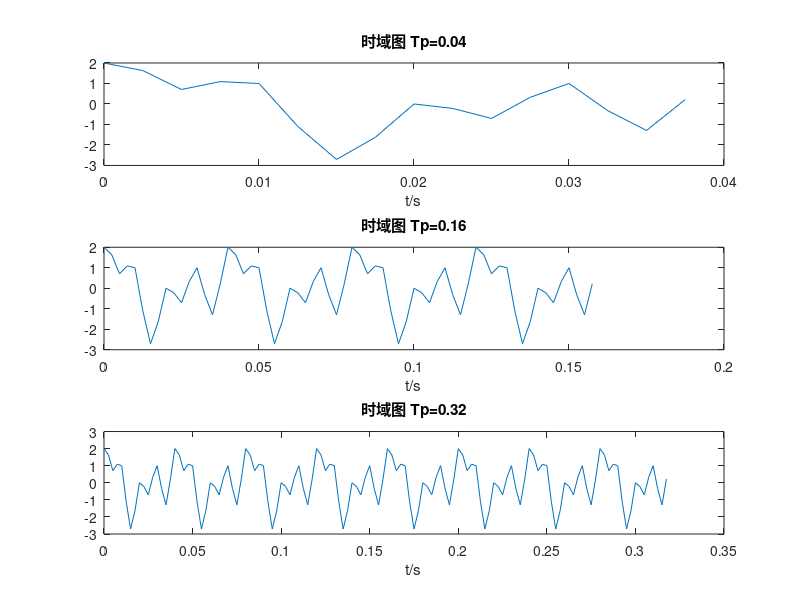
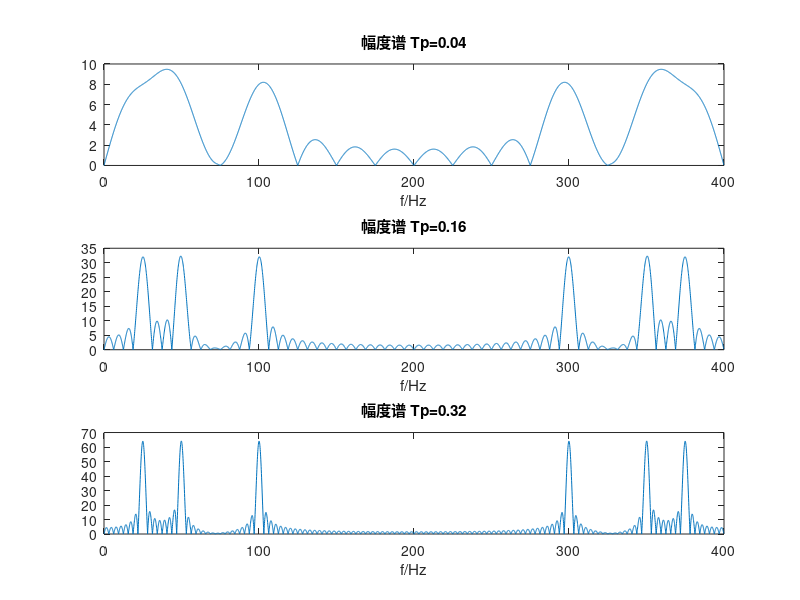
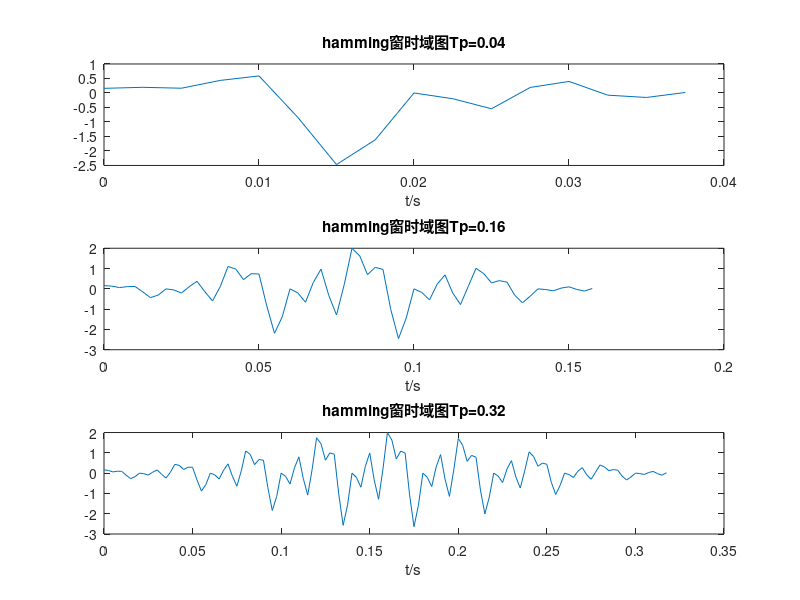
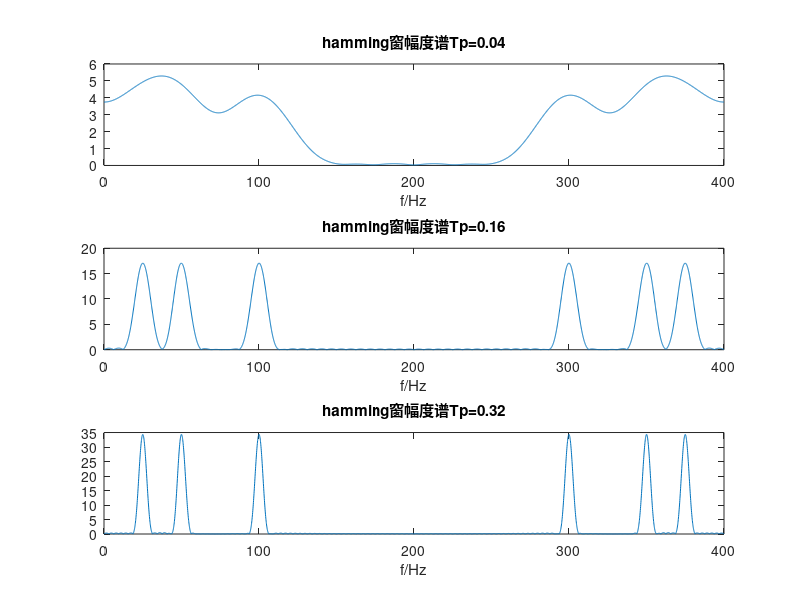

The MATLAB script that drew these images, in order:
fs = 400;
T = 1/fs;
L = 4096;

for i = 1:3
    if i ~= 1
        Tp = 0.04*(2^i);
    else
        Tp = 0.04;
    end
    N = Tp/T;t = (0:N-1)*T;
    x = cos(50*pi*t) + sin(100*pi*t) + cos(200*pi*t);
    X = fft(x, L);
    figure(1);subplot(3,1,i);plot(t, x);
    xlabel('t/s');title(['时域图 Tp=', num2str(Tp)]);

    w = (0:L-1)*fs/L;
    figure(2);subplot(3,1,i);plot(w, abs(X));
    xlabel('f/Hz');title(['幅度谱 Tp=', num2str(Tp)]);
    

    wh = hamming(N)';xwin = x(1:N).*wh;
    Y = fft(xwin,L);
    figure(3); subplot(3,1,i); plot(t(1:N), xwin); 
    xlabel('t/s'); title(['hamming窗时域图Tp=', num2str(Tp)]);
    figure(4); subplot(3,1,i); plot((0:L-1)*(fs/L), abs(Y)); 
    xlabel('f/Hz'); title(['hamming窗幅度谱Tp=', num2str(Tp)]);
end
